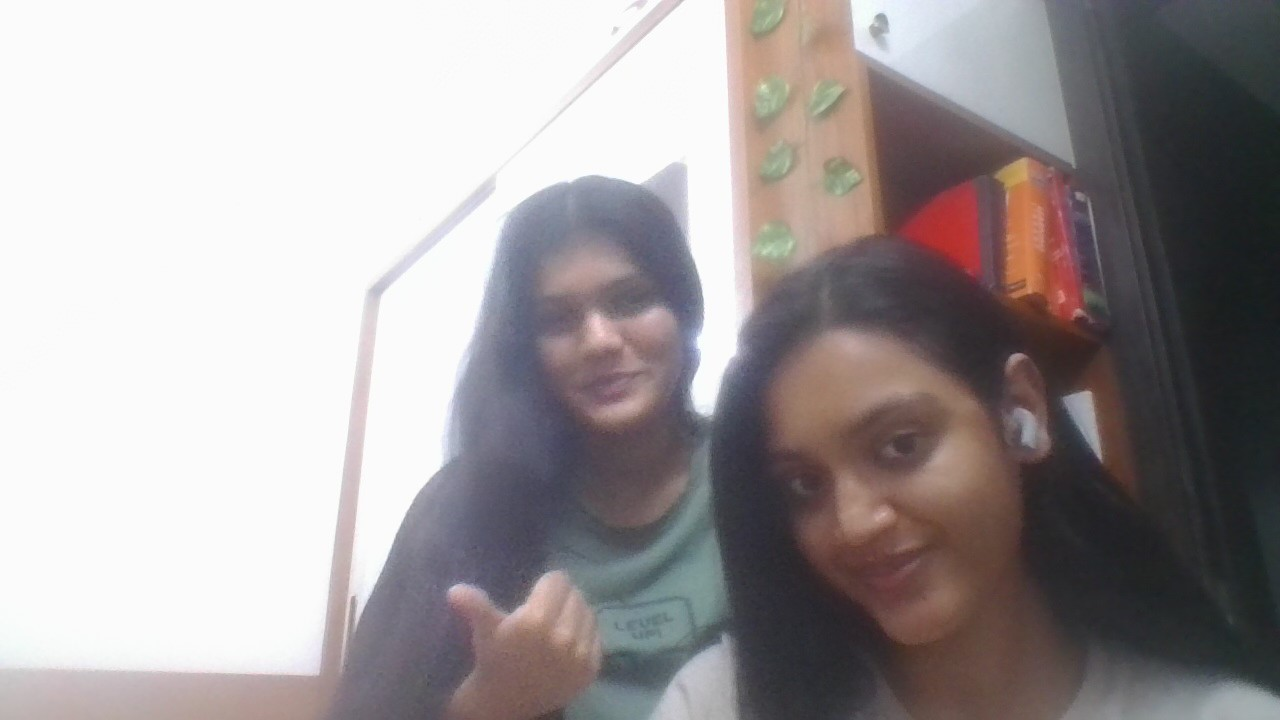
#> input picture image.jpg, 1280 x 720 px
$ python -i preprocess.py   (imports and definitions only)
#> lines starting #> are read from the running program, lines starting #| are printed output that depends on the picture
import cv2
import numpy as np
import os


# ==========================
# LOAD IMAGE
# ==========================
def load_image(path):
#> called with path = '../image.jpg'
    img = cv2.imread(path)
#> img is the input picture: shape (720, 1280, 3); mean B, G, R 155.1, 154.1, 160.3
    if img is None:
        raise ValueError(f"Image not found at {path}")
    img = cv2.cvtColor(img, cv2.COLOR_BGR2RGB)
    return img


# ==========================
# SAFE CROP
# ==========================
def safe_crop(image, x, y, w, h):
    h_img, w_img, _ = image.shape

    x = max(0, x)
    y = max(0, y)
    w = min(w, w_img - x)
    h = min(h, h_img - y)

    if w <= 0 or h <= 0:
        return None

    return image[y:y+h, x:x+w]


# ==========================
# FACE DETECTOR
# ==========================
cascade_path = os.path.join(os.path.dirname(__file__), "haarcascade_frontalface_default.xml")
face_cascade = cv2.CascadeClassifier(cascade_path)
def detect_and_crop_faces(image):
    gray = cv2.cvtColor(image, cv2.COLOR_RGB2GRAY)
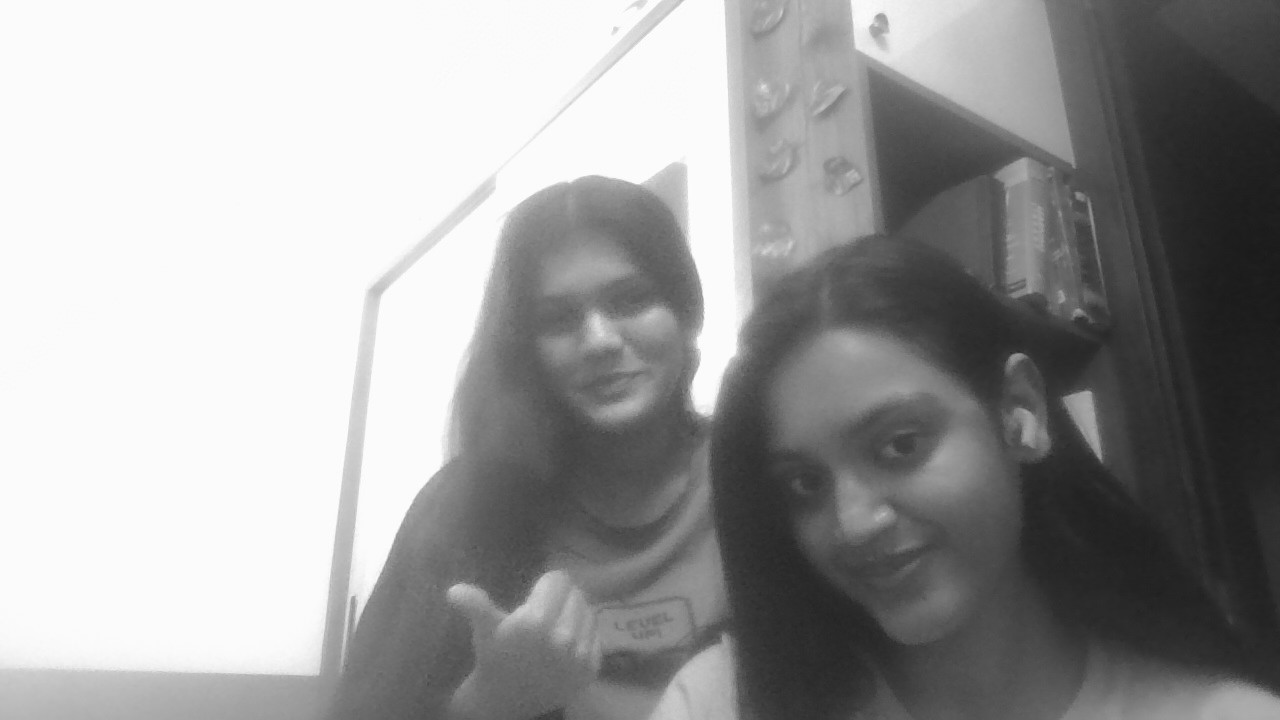
#> gray: shape (720, 1280); min 25, max 255, mean 156.1

    faces = face_cascade.detectMultiScale(
        gray,
        scaleFactor=1.1,
        minNeighbors=5,
        minSize=(50, 50)
    )
#> faces = [[502, 232, 195, 195]]

    results = []

    for (x, y, w, h) in faces:
        face = safe_crop(image, x, y, w, h)
        if face is None:
            continue

        # fake landmarks (for compatibility)
        landmarks = {
            "left_eye": (x + w//3, y + h//3),
            "right_eye": (x + 2*w//3, y + h//3)
        }

        results.append({
            "face": face,
            "box": (x, y, w, h),
            "landmarks": landmarks
        })
#> this loop made 1 pass
#> (h_img in safe_crop, w_img in safe_crop, landmarks) on pass 1: (720, 1280, {'left_eye': (567, 297), 'right_eye': (632, 297)})
#> pass 1, in detect_and_crop_faces, `face = safe_crop(image, x, y, w, h)`:
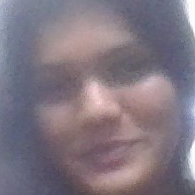
#> face: shape (195, 195, 3); mean R, G, B 129.3, 118.6, 129.5
#> after the loop, results = 1 item

    return results

# ==========================
# ALIGN FACE
# ==========================
def align_face(face, landmarks, box):
    x, y, _, _ = box

    left_eye = (
        landmarks["left_eye"][0] - x,
        landmarks["left_eye"][1] - y
    )
    right_eye = (
        landmarks["right_eye"][0] - x,
        landmarks["right_eye"][1] - y
    )

    dx = right_eye[0] - left_eye[0]
    dy = right_eye[1] - left_eye[1]
    angle = np.degrees(np.arctan2(dy, dx))

    center = (face.shape[1] // 2, face.shape[0] // 2)
    M = cv2.getRotationMatrix2D(center, angle, 1.0)

    aligned = cv2.warpAffine(face, M, (face.shape[1], face.shape[0]))
    return aligned


# ==========================
# RESIZE + NORMALIZE
# ==========================
def resize_and_normalize(face, size=224):
    face = cv2.resize(face, (size, size))
    face = face.astype(np.float32) / 255.0
    return face


# ==========================
# SPATIAL
# ==========================
def spatial_preprocess(face):
    return resize_and_normalize(face)


# ==========================
# FREQUENCY (DCT)
# ==========================
def frequency_preprocess(face, size=224):
    face = resize_and_normalize(face, size)

    gray = cv2.cvtColor((face * 255).astype(np.uint8), cv2.COLOR_RGB2GRAY)
    gray = gray.astype(np.float32)

    dct = cv2.dct(gray)

    # remove low-frequency (focus on artifacts)
    dct[:20, :20] = 0

    dct = np.log(np.abs(dct) + 1e-8)

    dct = (dct - dct.min()) / (dct.max() - dct.min() + 1e-8)

    return dct[..., np.newaxis].astype(np.float32)


# ==========================
# IMAGE PREPROCESS
# ==========================
def run_preprocessing_multi(image_path):
    image = load_image(image_path)

    faces = detect_and_crop_faces(image)
#> faces = 1 item

    # Filter out false positives by only keeping the largest face in the image
    if len(faces) > 1:
        faces = sorted(faces, key=lambda f: f["box"][2] * f["box"][3], reverse=True)[:1]

    # Fallback: If no face is detected, assume the image itself is an already-cropped face!
    if len(faces) == 0:
        faces = [{
            "face": image,
            "box": (0, 0, image.shape[1], image.shape[0]),
            "landmarks": {"left_eye": (0, 0), "right_eye": (0, 0)} # Dummy landmarks
        }]

    spatial_outputs = []
    freq_outputs = []
    meta = []

    for f in faces:
        face = f["face"]

        aligned = align_face(face, f["landmarks"], f["box"])

        spatial_outputs.append(spatial_preprocess(aligned))
        freq_outputs.append(frequency_preprocess(aligned))

        meta.append({
            "box": f["box"],
            "landmarks": f["landmarks"]
        })
#> this loop made 1 pass
#> (x in align_face, y in align_face, right_eye in align_face, dx in align_face, dy in align_face, angle in align_face, center in align_face, M in align_face) on pass 1: (502, 232, (130, 65), 65, 0, 0, (97, 97), [[1, 0, 0], [0, 1, 0]])
#> pass 1, in resize_and_normalize, `face = cv2.resize(face, (size, size))`:
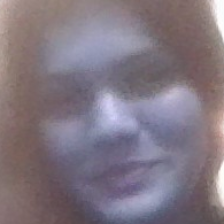
#> face: shape (224, 224, 3); mean of channels 0, 1, 2 129.1, 118.4, 129.3; drawn as B, G, R
#> pass 1, in frequency_preprocess, `gray = cv2.cvtColor((face * 255).astype(np.uint8), cv2.COLOR_RGB2GRAY)`:
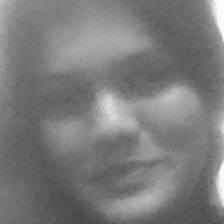
#> gray: shape (224, 224); min 72, max 254, mean 122.9
#> after the loop, freq_outputs = 1 item; meta = 1 item; spatial_outputs = 1 item

    if len(spatial_outputs) == 0:
        return None, None, None

    return (
        np.stack(spatial_outputs),
        np.stack(freq_outputs),
        meta
    )


# ==========================
# VIDEO PREPROCESS
# ==========================
# [72 lines left out: function run_preprocessing_video, not called in this run]


# ==========================
# MAIN MEDIA FUNCTION
# ==========================
def run_preprocessing_media(media_path, frame_interval=5, max_frames=20):

    ext = os.path.splitext(media_path)[1].lower()

    image_exts = {".jpg", ".jpeg", ".png", ".bmp"}
    video_exts = {".mp4", ".avi", ".mov", ".mkv"}

    if ext in image_exts:
        return run_preprocessing_multi(media_path)

    elif ext in video_exts:
        return run_preprocessing_video(
            media_path,
            frame_interval=frame_interval,
            max_frames=max_frames
        )

    else:
        raise ValueError(f"Unsupported file type: {ext}")

>>> result = run_preprocessing_media('../image.jpg')
